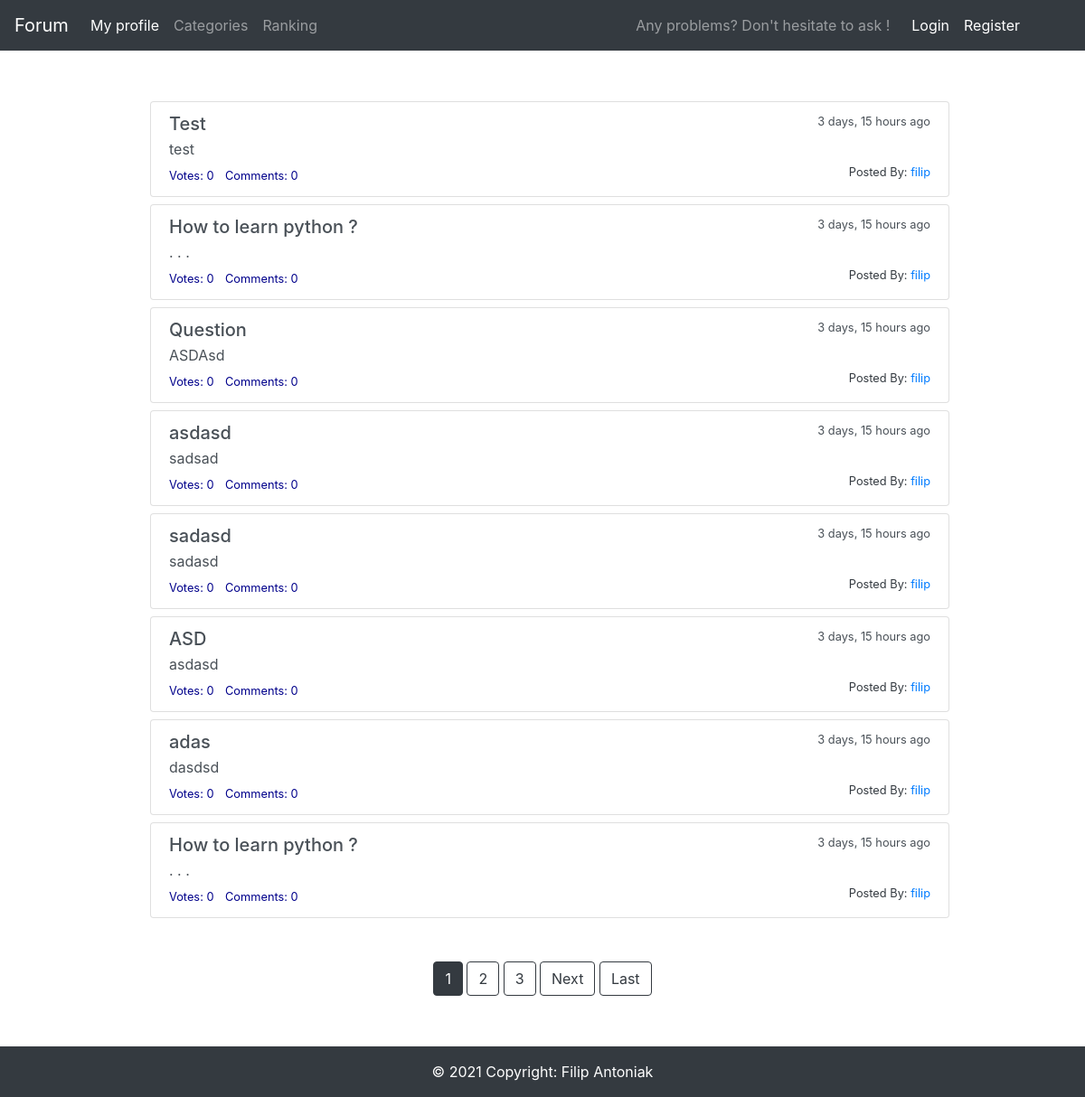
The page / on the database its author committed.
### main/models.py (models this page shows, shortened)
class Question(models.Model):
    question_text = models.CharField(max_length=100)
    question_subtext = models.TextField(max_length=500)
    pub_date = models.DateTimeField('date published')
    user = models.ForeignKey(User, on_delete=models.CASCADE, default=User.objects.get(pk=1).pk)
    votes = models.IntegerField(default=0)
    def get_date(self):
        return humanize.naturaltime(self.pub_date)

### main/views.py (the view)
# urls.py: path('', views.IndexView.as_view(), name='index'),
class IndexView(generic.ListView):
    template_name = 'main/index.html'
    context_object_name = 'latest_question_list'
    paginate_by = 8
    def get_queryset(self):
        return Question.objects.filter(
            pub_date__lte=timezone.now()
        ).order_by('-pub_date')

### main/templates/main/index.html (shortened to what this page needs)
{% extends 'main/base.html' %}
{% block content %}
{% if latest_question_list %}
    {% for question in latest_question_list %}
        <div id="question" class="list-group ml-3 mb-2">
            <span class="list-group-item-action flex-column align-items-start">
            <a class="list-group-item list-group-item-action" href="{% url 'main:detail' question.id %}">
            <div class="d-flex w-100 justify-content-between">
              <h5  class="mb-1">{{ question.question_text }}</h5>
              <small>{{ question.get_date }}</small>
            </div>
            <p class="mb-1">{{ question.question_subtext }}</p>
            <small class="votes">Votes:  {{ question.votes }}</small>
            <small class="p-1"></small>
            <small class="votes">Comments:  {{ question.comment_set.all.count }}</small>
            <object>
                <a href="/profile/{{ question.user.username }}">
                    <small class="text-dark float-right">Posted By: <span class="text-primary">{{ question.user.username }}</span></small>
                </a>
            </object>
            </a>
        </span>
        </div>
    {% endfor %}
{% else %}
    <p>Something went wrong</p>
{% endif %}
<div class="text-center w-100 mx-auto mb-3 ">
    {% if is_paginated %}
        {% for num in page_obj.paginator.page_range %}
            {% if page_obj.number == num %}
                <a class="btn btn-dark mb-4" href="?page={{ num }}">{{ num }}</a>
            {% elif num > page_obj.number|add:'-3' and num < page_obj.number|add:'3' %}
                <a class="btn btn-outline-dark mb-4" href="?page={{ num }}">{{ num }}</a>
            {% endif %}
        {% endfor %}
        {% if page_obj.has_next %}
            <a class="btn btn-outline-dark mb-4" href="?page={{ page_obj.next_page_number }}">Next</a>
            <a class="btn btn-outline-dark mb-4" href="?page={{ page_obj.paginator.num_pages }}">Last</a>
        {% endif %}
    {% endif %}
</div>
    {% block footer-class %} position-absolute w-100 {% endblock %}
{% endblock %}

### main/static/main/style.css (style rules this page uses)
.votes { color: darkblue; }

### rows shown on the page
Question: question_text "Test", get_date "3 days, 15 hours ago", question_subtext "test", votes "0", comment_set.all.count "0", user.username "filip"
Question: question_text "How to learn python ?", get_date "3 days, 15 hours ago", question_subtext ". . .", votes "0", comment_set.all.count "0", user.username "filip"
Question: question_text "Question", get_date "3 days, 15 hours ago", question_subtext "ASDAsd", votes "0", comment_set.all.count "0", user.username "filip"
Question: question_text "asdasd", get_date "3 days, 15 hours ago", question_subtext "sadsad", votes "0", comment_set.all.count "0", user.username "filip"
Question: question_text "sadasd", get_date "3 days, 15 hours ago", question_subtext "sadasd", votes "0", comment_set.all.count "0", user.username "filip"
Question: question_text "ASD", get_date "3 days, 15 hours ago", question_subtext "asdasd", votes "0", comment_set.all.count "0", user.username "filip"
Question: question_text "adas", get_date "3 days, 15 hours ago", question_subtext "dasdsd", votes "0", comment_set.all.count "0", user.username "filip"
Question: question_text "How to learn python ?", get_date "3 days, 15 hours ago", question_subtext ". . .", votes "0", comment_set.all.count "0", user.username "filip"

### other values the page prints
{{ num }} "1"
{{ num }} "2" "3"
